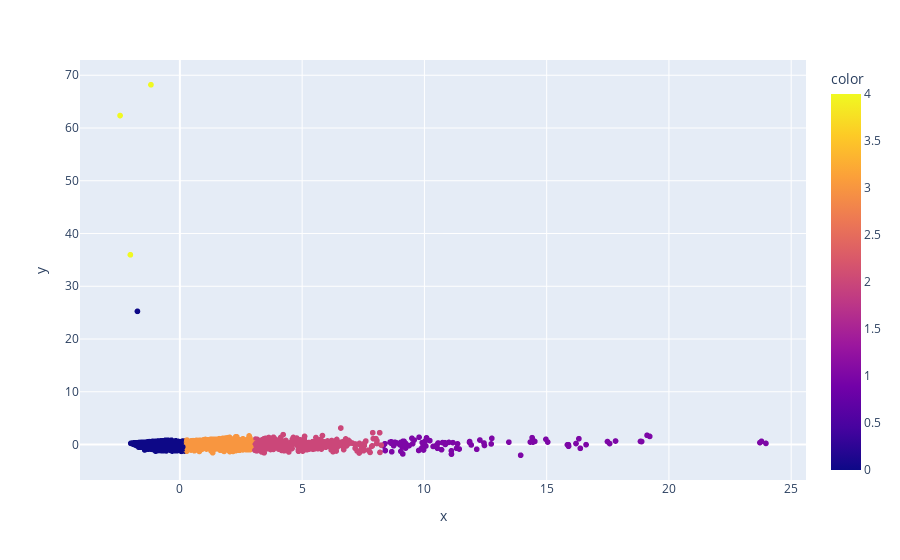

Notebook cell for this chart:
### Code cell
fig = px.scatter(x=df_clus_X_reduced[0],
                     y=df_clus_X_reduced[1],
                                       color=Z,
)

fig.show()

### Figure 1 — Plotly figure (JSON) as saved in the notebook; plotly's stock layout.template omitted (floating-point values rounded to 4 significant figures; data arrays with more than 128 entries replaced by an {"elided": "..."} marker saying what was removed)
{"data": [{"hovertemplate": "x=%{x}<br>y=%{y}<br>color=%{marker.color}<extra></extra>", "legendgroup": "", "marker": {"color": {"elided": "5640 int values"}, "coloraxis": "coloraxis", "symbol": "circle"}, "mode": "markers", "name": "", "showlegend": false, "type": "scattergl", "x": {"elided": "5640 float values"}, "xaxis": "x", "y": {"elided": "5640 float values"}, "yaxis": "y"}], "layout": {"coloraxis": {"colorbar": {"title": {"text": "color"}}, "colorscale": [[0, "#0d0887"], [0.1111, "#46039f"], [0.2222, "#7201a8"], [0.3333, "#9c179e"], [0.4444, "#bd3786"], [0.5556, "#d8576b"], [0.6667, "#ed7953"], [0.7778, "#fb9f3a"], [0.8889, "#fdca26"], [1, "#f0f921"]]}, "legend": {"tracegroupgap": 0}, "margin": {"t": 60}, "xaxis": {"anchor": "y", "domain": [0, 1], "title": {"text": "x"}}, "yaxis": {"anchor": "x", "domain": [0, 1], "title": {"text": "y"}}}}
